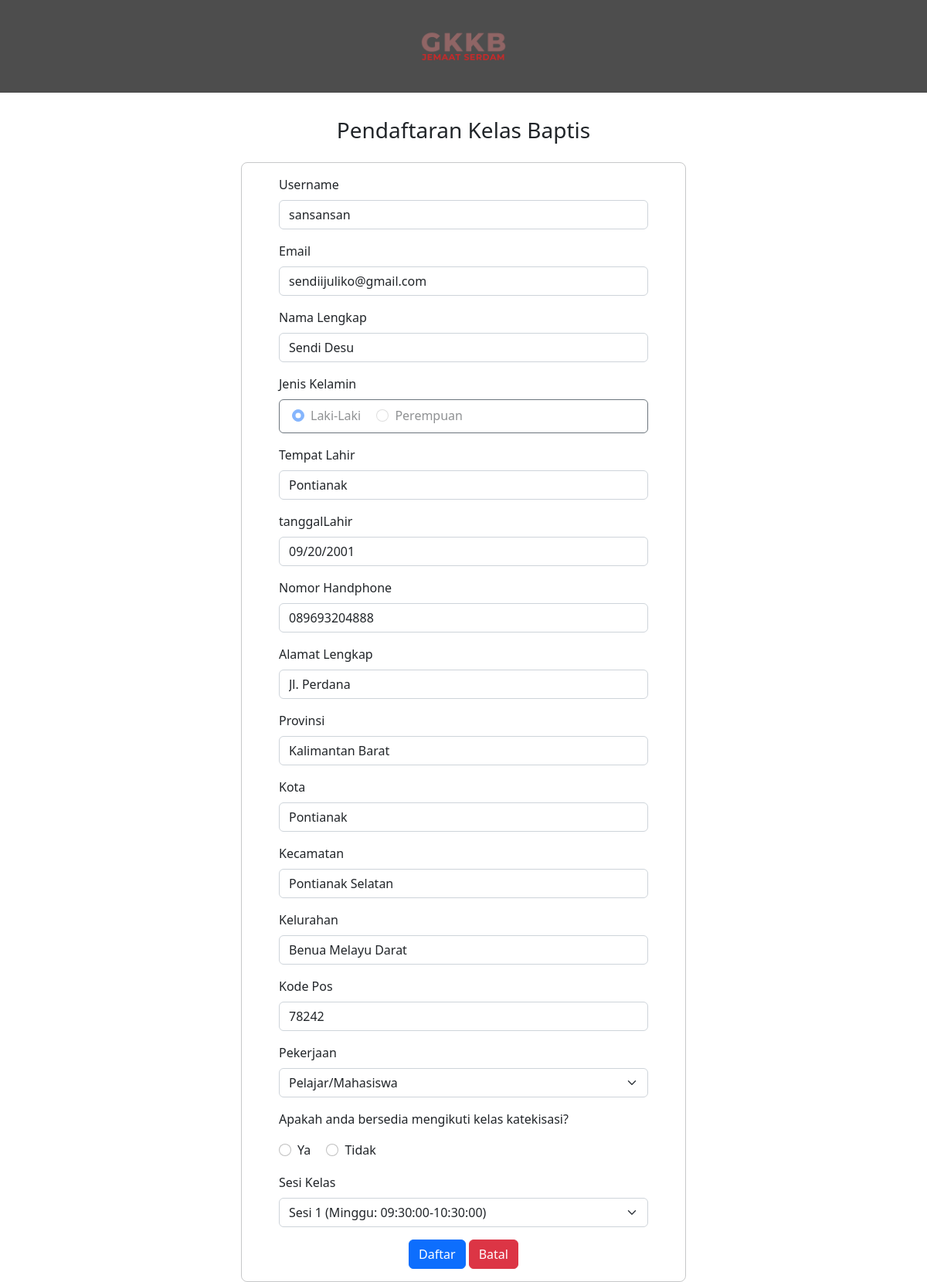
The page /frontend/form-daftarkb.php (signed in) on the database its author committed.
### tables this page shows
CREATE TABLE `tbuser` (
  `username` varchar(20) NOT NULL,
  `password` varchar(100) NOT NULL,
  `email` varchar(100) NOT NULL,
  `namaLengkap` varchar(100) NOT NULL,
  `jenisKelamin` enum('Laki-Laki','Perempuan') NOT NULL,
  `tempatLahir` varchar(50) NOT NULL,
  `tanggalLahir` date NOT NULL,
  `noHp` varchar(14) NOT NULL,
  `alamatLengkap` text NOT NULL,
  `provinsi` varchar(50) NOT NULL,
  `kota` varchar(50) NOT NULL,
  `kecamatan` varchar(50) NOT NULL,
  `kelurahan` varchar(50) NOT NULL,
  `kodePos` varchar(5) NOT NULL,
  `pekerjaan` varchar(50) NOT NULL,
  `tanggalDaftar` date NOT NULL
);

### frontend/form-daftarkb.php (the view, shortened to what this page needs)
<?php session_start();
    include "koneksi.php";
    $username = $_SESSION['username'];
    $sql = "SELECT * FROM tbuser where username = '$username'";
    $result = mysqli_query($con, $sql);
    $data = mysqli_fetch_assoc($result);
?>
<!DOCTYPE html>
<html lang="en">
<head>
    <link href="https://cdn.jsdelivr.net/npm/bootstrap@5.2.3/dist/css/bootstrap.min.css" rel="stylesheet">
    <link rel="stylesheet" href="https://cdn.jsdelivr.net/npm/bootstrap-icons@1.10.3/font/bootstrap-icons.css">
</head>
<body onload="loading()">
    <div class="container-fluid vh-100 vw-100 ">
        <div class="warnabg row text-center mb-3">
            <a href="halamanUser.php"><img src="../assets/img/logo.png" alt="Logo gkkb serdam" width="120px" height="120px"></a>
        </div>
        <div class="row d-flex justify-content-center align-items-center">
            <h3 class="text-center mt-3 mb-4">Pendaftaran Kelas Baptis</h3>
            <div class="col-md-6">
                <form action="" id="form-regisKelasBaptis" class="border border-dark px-5 py-3 border-opacity-25 rounded-3">
                <div class="mb-3 align-items-center">
                        <label for="username" class="form-label">Username</label>
                        <input type="text" class="form-control" id="username" name="username" minlength="8" maxlength="20"
                          placeholder="Masukkan username" required readonly value="<?php echo $data['username'];?>">
                      </div>
                      <div class="mb-3">
                        <label for="email" class="form-label">Email</label>
                        <input type="email" class="form-control" id="email" name="email" placeholder="Masukkan email" required readonly value="<?php echo $data['email'];?>">
                      </div>
                      <div class="mb-3">
                        <label for="namaLengkap" class="form-label">Nama Lengkap</label>
                        <input type="text" class="form-control" id="namaLengkap" name="namaLengkap" placeholder="Masukkan nama lengkap" required readonly
                        value="<?php echo $data['namaLengkap'];?>">
                      </div>
                      <div class="mb-3">
                        <div>
                            <label for="jenisKelamin" class="form-label">Jenis Kelamin</label>
                        </div>
                        <div class="border border-secondary rounded-2 ps-3 pb-2 justify-content-center align-items-center">
                            <div class="form-check form-check-inline col-auto mt-2">
                                <input class="form-check-input" type="radio" name="jenisKelamin" id="laki" value="Laki-Laki" disabled <?php if ($data['jenisKelamin']=='Laki-Laki'){ echo 'checked disabled';}?>>
                                <label class="form-check-label" for="laki">
                                  Laki-Laki
                                </label>
                             </div>
                              <div class="form-check form-check-inline col-auto mt-2">
                                <input class="form-check-input" type="radio" name="jenisKelamin" id="perempuan" value="Perempuan" disabled <?php if ($data['jenisKelamin']=='Perempuan'){ echo 'checked disabled';}?>>
                                <label class="form-check-label" for="perempuan">
                                  Perempuan
                                </label>
                            </div>
                        </div>
                      </div>
                      <div class="mb-3">
                        <label for="tempatLahir" class="form-label">Tempat Lahir</label>
                        <input type="text" class="form-control" id="tempatLahir" name="tempatLahir" placeholder="Masukkan Tempat Lahir" value="<?php echo $data['tempatLahir'];?>"required readonly>
                      </div>
                      <div class="mb-3">
                        <label for="tanggalLahir" class="form-label">tanggalLahir</label>
                        <input type="date" class="form-control" id="tanggalLahir" name="tanggalLahir" placeholder="dd-mm-yyyy" value="<?php echo $data['tanggalLahir'];?>" required readonly>
                      </div>
                      <div class="mb-3">
                        <label for="noHp" class="form-label">Nomor Handphone</label>
                        <input type="number" class="form-control" id="noHp" name="noHp" placeholder="Masukkan nomor handphone" oninput="validasiNoHp()"value="<?php echo $data['noHp'];?>" required readonly>
                      </div>
                      <div class="mb-3">
                        <label for="alamatLengkap" class="form-label">Alamat Lengkap</label>
                        <input type="text" class="form-control" id="alamatLengkap" name="alamatLengkap" placeholder="Masukkan alamat lengkap" value="<?php echo $data['alamatLengkap'];?>"required readonly>
                      </div>
                      <div class="mb-3">
                        <label for="provinsi" class="form-label">Provinsi</label>
                        <input type="text" class="form-control" id="provinsi" name="provinsi" placeholder="Masukan provinsi" value="<?php echo $data['provinsi'];?>"required readonly>
                      </div>
                      <div class="mb-3">
                        <label for="kota" class="form-label">Kota</label>
                        <input type="text" class="form-control" id="kota" name="kota" placeholder="Masukan kota" value="<?php echo $data['kota'];?>"required readonly>
                      </div>
                      <div class="mb-3">
                        <label for="kecamatan" class="form-label">Kecamatan</label>
                        <input type="text" class="form-control" id="kecamatan" name="kecamatan" placeholder="Masukan kecamatan" value="<?php echo $data['kecamatan'];?>"required readonly>
                      </div>
                      <div class="mb-3">
                        <label for="kelurahan" class="form-label">Kelurahan</label>
                        <input type="text" class="form-control" id="kelurahan" name="kelurahan" placeholder="Masukan kelurahan"value="<?php echo $data['kelurahan'];?>" required readonly>
                      </div>
                      <div class="mb-3">
                        <label for="kodePos" class="form-label">Kode Pos</label>
                        <input type="number" class="form-control" id="kodePos" name="kodePos" placeholder="Masukan kode pos" oninput="validasiKodePos()" value="<?php echo $data['kodePos'];?>" required readonly>
                      </div>
                      <div class="mb-3">
                        <label for="pekerjaan" class="form-label">Pekerjaan</label>
                        <div class="">
                            <select name="pekerjaan" id="pekerjaan" class="form-select">
                              <option value="Pelajar/Mahasiswa" disabled <?php if ($data['pekerjaan']=='Pelajar/Mahasiswa'){ echo'selected disabled';}?>>Pelajar/Mahasiswa</option>
                            </select>
                        </div>
                      </div>
                    <div class="mb-2">
                        <label for="konfirmasi" class="form-label">Apakah anda bersedia mengikuti kelas katekisasi?</label>
                        <div class="pb-2 justify-content-center align-items-center">
                            <div class="form-check form-check-inline col-auto mt-2">
                                <input class="form-check-input" type="radio" name="konfirmasi" id="ya" value="Ya">
                                <label class="form-check-label" for="ya">
                                  Ya
                                </label>
                             </div>
                              <div class="form-check form-check-inline col-auto mt-2">
                                <input class="form-check-input" type="radio" name="konfirmasi" id="tidak" value="Tidak">
                                <label class="form-check-label" for="tidak">
                                  Tidak
                                </label>
                            </div>
                        </div>
                    </div>
                    <div class="mb-3">
                        <label for="idSesiKelas" class="form-label">Sesi Kelas</label>
                        <div class="">
                            <select name="idSesiKelas" id="idSesiKelas" class="form-select">
                              <?php
                                include "koneksi.php";
                                $sql = mysqli_query($con, "select * from tbsesikelas inner join tbkelas on tbsesikelas.idKelas = tbkelas.idKelas where tbkelas.namaKelas = 'Kelas Pembaptisan'");
                                while($data = mysqli_fetch_array($sql)){
                                $idSesiKelas = $data['idSesiKelas'];
                                $namaSesi = $data['namaSesi'];
                                $hariSesi = $data['hariSesi'];
                                $waktuMulai = $data['waktuMulai'];
                                $waktuAkhir = $data['waktuAkhir'];
                                ?>
                                    <option value="<?php echo $idSesiKelas; ?>"><?php echo $namaSesi, " (", $hariSesi,": ", $waktuMulai,"-",$waktuAkhir, ")"?></option>
                                <?php
                              }
                          ?>
                            </select>
                        </div>
                      </div>
                    <div class="text-center">
                        <input id="cmd" type="button" class="btn btn-primary btn-block" onclick="daftar()" value="Daftar">
                        <input type="button" id="batal" class="btn btn-danger btn-block" value="Batal" onclick="konfirmasiBatal()">
                    </div>
                </form>
            </div>
        </div>
    </div>
</body>
</html>

### frontend/form-daftarkb.php (style rules this page uses)
.warnabg { background-color: rgb(77, 77, 77); }

### rows shown on the page
tbuser: username "sansansan", email "sendiijuliko@gmail.com", namaLengkap "Sendi Desu", jenisKelamin "☑ Laki-Laki", jenisKelamin "☐ Perempuan", tempatLahir "Pontianak", tanggalLahir "09/20/2001", alamatLengkap "Jl. Perdana", provinsi "Kalimantan Barat", kota "Pontianak", kecamatan "Pontianak Selatan", kodePos "78242", pekerjaan "Pelajar/Mahasiswa"

### other values the page prints
form field idSesiKelas "Sesi 1 (Minggu: 09:30:00-10:30:00)"
